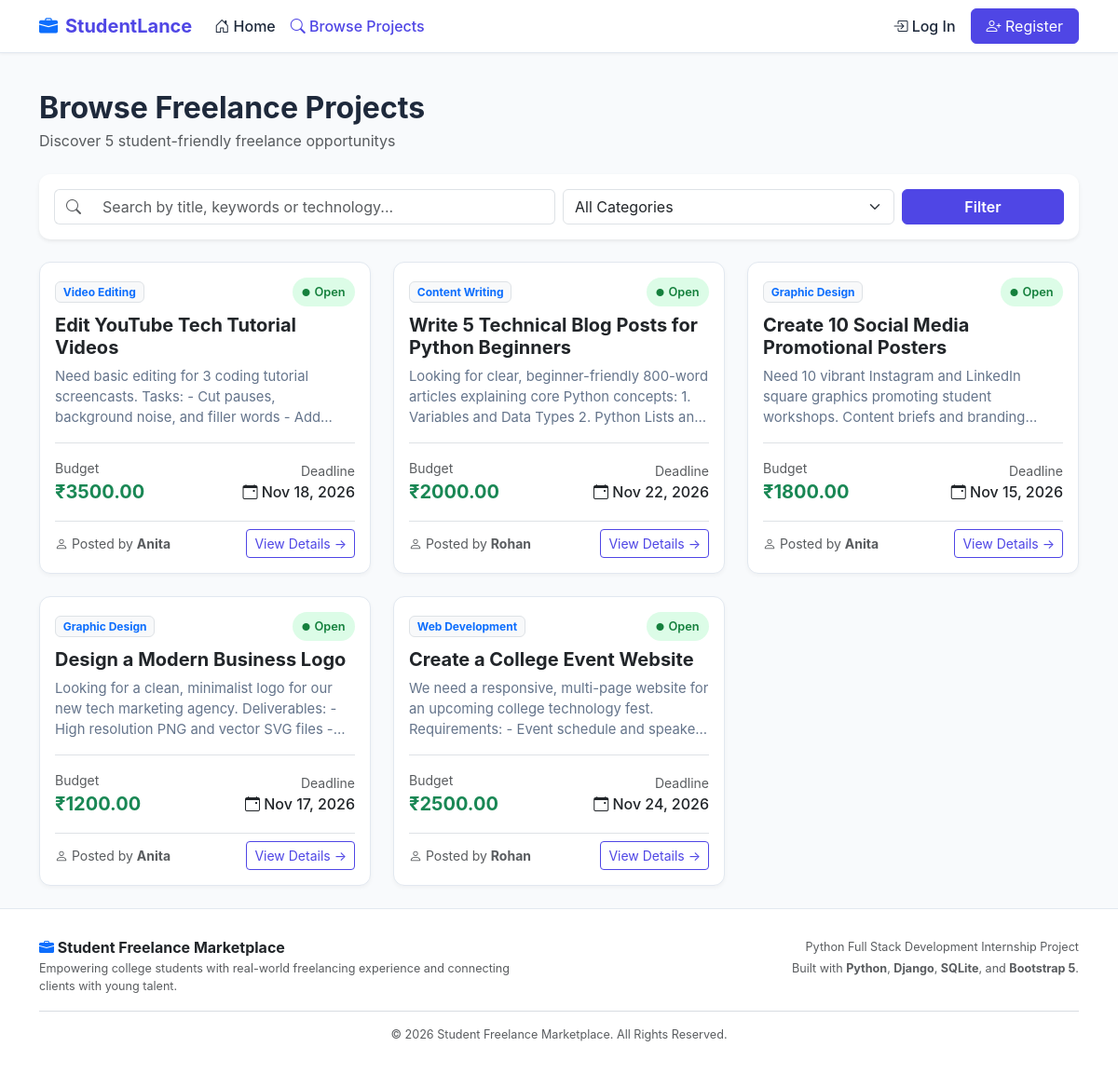
/projects/, run on the app's committed database.
### marketplace/models.py (models this page shows, shortened)
class Project(models.Model):
    CATEGORY_CHOICES = [
        ('Web Development', 'Web Development'),
        ('Graphic Design', 'Graphic Design'),
        ('Content Writing', 'Content Writing'),
        ('Video Editing', 'Video Editing'),
        ('UI/UX Design', 'UI/UX Design'),
        ('Data Entry', 'Data Entry'),
        ('Programming', 'Programming'),
    ]
    STATUS_CHOICES = [
        ('Open', 'Open'),
        ('Assigned', 'Assigned'),
        ('Completed', 'Completed'),
        ('Closed', 'Closed'),
    ]
    client = models.ForeignKey(User, on_delete=models.CASCADE, related_name='projects')
    title = models.CharField(max_length=200)
    description = models.TextField()
    category = models.CharField(max_length=100, choices=CATEGORY_CHOICES)
    budget = models.DecimalField(max_digits=10, decimal_places=2)
    deadline = models.DateField()
    status = models.CharField(max_length=20, choices=STATUS_CHOICES, default='Open')
    created_at = models.DateTimeField(auto_now_add=True)
    class Meta:
        ordering = ['-created_at']

### marketplace/views.py (the view)
# urls.py: path('projects/', views.projects_list, name='projects'),
def projects_list(request):
    query = request.GET.get('q', '').strip()
    category = request.GET.get('category', '').strip()
    projects = Project.objects.filter(status='Open').select_related('client')
    if query:
        projects = projects.filter(
            Q(title__icontains=query) | Q(description__icontains=query)
        )
    if category:
        projects = projects.filter(category=category)
    categories = [
        'Web Development', 'Graphic Design', 'Content Writing',
        'Video Editing', 'UI/UX Design', 'Data Entry', 'Programming'
    ]
    context = {
        'projects': projects,
        'query': query,
        'selected_category': category,
        'categories': categories,
        'total_count': projects.count(),
    }
    return render(request, 'marketplace/projects.html', context)

### marketplace/templates/marketplace/projects.html (shortened to what this page needs)
{% extends 'marketplace/base.html' %}
{% block content %}
<div class="row align-items-center mb-4">
    <div class="col-md-7">
        <h2 class="fw-bold mb-1">Browse Freelance Projects</h2>
        <p class="text-muted mb-0">
            Discover {{ total_count }} student-friendly freelance opportunity{{ total_count|pluralize }}
        </p>
    </div>
</div>
<div class="card custom-card p-3 mb-4 bg-white border-0 shadow-sm">
    <form method="GET" action="{% url 'projects' %}" class="row g-2 align-items-center">
        <div class="col-md-6">
            <div class="input-group">
                <span class="input-group-text bg-white border-end-0 text-muted"><i class="bi bi-search"></i></span>
                <input type="text" name="q" value="{{ query }}" class="form-control border-start-0" placeholder="Search by title, keywords or technology...">
            </div>
        </div>
        <div class="col-md-4">
            <select name="category" class="form-select">
                <option value="">All Categories</option>
            </select>
        </div>
        <div class="col-md-2 d-flex gap-2">
            <button type="submit" class="btn btn-primary w-100 fw-semibold">
                Filter
            </button>
        </div>
    </form>
</div>
{% if projects %}
    <div class="row g-4">
        {% for project in projects %}
            <div class="col-md-6 col-lg-4">
                <div class="card custom-card card-project h-100 p-3">
                    <div class="d-flex justify-content-between align-items-center mb-2">
                        <span class="badge bg-light text-primary border">{{ project.category }}</span>
                        <span class="badge-status badge-open">
                            <i class="bi bi-circle-fill" style="font-size: 0.5rem;"></i> {{ project.status }}
                        </span>
                    </div>
                    <h5 class="card-title fw-bold text-dark mb-2">
                        <a href="{% url 'project_detail' project.id %}" class="text-decoration-none text-dark">
                            {{ project.title }}
                        </a>
                    </h5>
                    <p class="project-description mb-3">
                        {{ project.description }}
                    </p>
                    <div class="mt-auto border-top pt-3">
                        <div class="d-flex justify-content-between align-items-center mb-2">
                            <div>
                                <small class="text-muted d-block">Budget</small>
                                <strong class="text-success fs-5">₹{{ project.budget }}</strong>
                            </div>
                            <div class="text-end">
                                <small class="text-muted d-block">Deadline</small>
                                <span class="fw-medium text-dark"><i class="bi bi-calendar-event"></i> {{ project.deadline|date:"M d, Y" }}</span>
                            </div>
                        </div>
                        <div class="d-flex justify-content-between align-items-center mt-3 pt-2 border-top">
                            <small class="text-muted">
                                <i class="bi bi-person"></i> Posted by <strong>{{ project.client.first_name|default:project.client.username }}</strong>
                            </small>
                            <a href="{% url 'project_detail' project.id %}" class="btn btn-sm btn-outline-primary">
                                View Details &rarr;
                            </a>
                        </div>
                    </div>
                </div>
            </div>
        {% endfor %}
    </div>
{% endif %}
{% endblock %}

### marketplace/static/marketplace/css/style.css (style rules this page uses)
:root { --primary-color: #4f46e5; --primary-hover: #4338ca; --primary-light: #e0e7ff; --secondary-color: #0ea5e9; --dark-text: #1e293b; --muted-text: #64748b; --body-bg: #f8fafc; --card-bg: #ffffff; --border-color: #e2e8f0; --success-color: #10b981; --warning-color: #f59e0b; --danger-color: #ef4444; }
body { font-family: -apple-system, BlinkMacSystemFont, "Segoe UI", Roboto, "Helvetica Neue", Arial, sans-serif; background-color: var(--body-bg); color: var(--dark-text); min-height: 100vh; display: flex; flex-direction: column; }
.custom-card { background: var(--card-bg); border: 1px solid var(--border-color); border-radius: 0.75rem; box-shadow: 0 2px 4px rgba(0, 0, 0, 0.04); transition: transform 0.2s ease, box-shadow 0.2s ease; }
.card-project { height: 100%; display: flex; flex-direction: column; }
.card-project .project-description { color: var(--muted-text); font-size: 0.925rem; display: -webkit-box; -webkit-line-clamp: 3; -webkit-box-orient: vertical; overflow: hidden; margin-bottom: 1rem; }
.badge-status { padding: 0.35rem 0.65rem; font-size: 0.8rem; font-weight: 600; border-radius: 2rem; display: inline-flex; align-items: center; gap: 0.3rem; }
.badge-open { background-color: #dcfce7; color: #15803d; }
.btn-primary { background-color: var(--primary-color); border-color: var(--primary-color); }
.btn-outline-primary { color: var(--primary-color); border-color: var(--primary-color); }

### marketplace/templates/marketplace/base.html (style rules this page uses)
:root { --primary-color: #4f46e5; --primary-hover: #4338ca; --primary-light: #e0e7ff; --secondary-color: #0ea5e9; --dark-text: #1e293b; --muted-text: #64748b; --body-bg: #f8fafc; --card-bg: #ffffff; --border-color: #e2e8f0; --success-color: #10b981; --warning-color: #f59e0b; --danger-color: #ef4444; }
body { font-family: -apple-system, BlinkMacSystemFont, "Segoe UI", Roboto, "Helvetica Neue", Arial, sans-serif; background-color: var(--body-bg); color: var(--dark-text); min-height: 100vh; display: flex; flex-direction: column; }
.custom-card { background: var(--card-bg); border: 1px solid var(--border-color); border-radius: 0.75rem; box-shadow: 0 2px 4px rgba(0, 0, 0, 0.04); transition: transform 0.2s ease, box-shadow 0.2s ease; }
.card-project { height: 100%; display: flex; flex-direction: column; }
.card-project .project-description { color: var(--muted-text); font-size: 0.925rem; display: -webkit-box; -webkit-line-clamp: 3; -webkit-box-orient: vertical; overflow: hidden; margin-bottom: 1rem; }
.badge-status { padding: 0.35rem 0.65rem; font-size: 0.8rem; font-weight: 600; border-radius: 2rem; display: inline-flex; align-items: center; gap: 0.3rem; }
.badge-open { background-color: #dcfce7; color: #15803d; }
.btn-primary { background-color: var(--primary-color); border-color: var(--primary-color); }
.btn-outline-primary { color: var(--primary-color); border-color: var(--primary-color); }

### data on the page
Project: category "Video Editing", status "Open", title "Edit YouTube Tech Tutorial Videos", description "Need basic editing for 3 coding tutorial screencasts. Tasks: - Cut pauses, background noise, and filler words -…", budget "3500.00", deadline "Nov 18, 2026", client.first_name "Anita"
Project: category "Content Writing", status "Open", title "Write 5 Technical Blog Posts for Python Beginners", description "Looking for clear, beginner-friendly 800-word articles explaining core Python concepts: 1. Variables and Data Types 2. Python Lists…", budget "2000.00", deadline "Nov 22, 2026", client.first_name "Rohan"
Project: category "Graphic Design", status "Open", title "Create 10 Social Media Promotional Posters", description "Need 10 vibrant Instagram and LinkedIn square graphics promoting student workshops. Content briefs and…", budget "1800.00", deadline "Nov 15, 2026", client.first_name "Anita"
Project: category "Graphic Design", status "Open", title "Design a Modern Business Logo", description "Looking for a clean, minimalist logo for our new tech marketing agency. Deliverables: - High resolution PNG and vector SVG files…", budget "1200.00", deadline "Nov 17, 2026", client.first_name "Anita"
Project: category "Web Development", status "Open", title "Create a College Event Website", description "We need a responsive, multi-page website for an upcoming college technology fest. Requirements: - Event schedule and…", budget "2500.00", deadline "Nov 24, 2026", client.first_name "Rohan"

### other printed values
{{ total_count }} "5"
